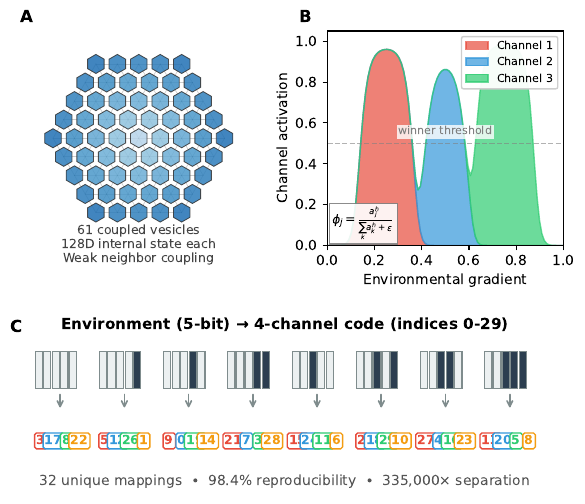

Python code for this plot:
#!/usr/bin/env python3
"""
Figure 1: Code Emergence Architecture
Two-row layout for clarity
"""

import numpy as np
import matplotlib.pyplot as plt
from matplotlib.patches import RegularPolygon
import matplotlib.gridspec as gridspec

plt.rcParams['font.family'] = 'sans-serif'
plt.rcParams['font.size'] = 10
plt.rcParams['axes.linewidth'] = 1.0

fig = plt.figure(figsize=(7, 6))
gs = gridspec.GridSpec(2, 2, height_ratios=[1.2, 1], wspace=0.3, hspace=0.35)

# =============================================================================
# Panel A: Hexagonal vesicle array (top-left, larger)
# =============================================================================
ax1 = fig.add_subplot(gs[0, 0])

def hex_grid(n_rings):
    coords = [(0, 0)]
    for ring in range(1, n_rings + 1):
        for i in range(6):
            angle = i * np.pi / 3
            for j in range(ring):
                x = ring * np.cos(angle) - j * np.cos(angle + np.pi/3)
                y = ring * np.sin(angle) - j * np.sin(angle + np.pi/3)
                coords.append((x * 0.9, y * 0.9))
    return np.array(coords)

coords = hex_grid(4)  # 61 vesicles

# Draw coupling lines first (behind vesicles)
for i, (x1, y1) in enumerate(coords):
    for j, (x2, y2) in enumerate(coords):
        if i < j:
            dist = np.sqrt((x2-x1)**2 + (y2-y1)**2)
            if dist < 1.2:
                ax1.plot([x1, x2], [y1, y2], 'k-', alpha=0.2, linewidth=0.5, zorder=1)

# Draw vesicles
for i, (x, y) in enumerate(coords):
    dist = np.sqrt(x**2 + y**2)
    color = plt.cm.Blues(0.3 + 0.5 * dist / 4)
    hex_patch = RegularPolygon((x, y), numVertices=6, radius=0.4,
                                facecolor=color, edgecolor='#333333',
                                linewidth=0.6, alpha=0.85, zorder=2)
    ax1.add_patch(hex_patch)

ax1.set_xlim(-4.5, 4.5)
ax1.set_ylim(-4.5, 4.5)
ax1.set_aspect('equal')
ax1.axis('off')
ax1.set_title('A', fontsize=12, fontweight='bold', loc='left', x=-0.05)
ax1.text(0, -5.2, '61 coupled vesicles\n128D internal state each\nWeak neighbor coupling',
         ha='center', fontsize=9, color='#444444')

# =============================================================================
# Panel B: Substrate competition (top-right)
# =============================================================================
ax2 = fig.add_subplot(gs[0, 1])

x = np.linspace(0, 1, 100)

# Raw activations
a1_raw = np.exp(-((x - 0.25)**2) / 0.015) * 0.7
a2_raw = np.exp(-((x - 0.50)**2) / 0.015) * 0.5
a3_raw = np.exp(-((x - 0.75)**2) / 0.015) * 0.85

# After competition
h = 4
epsilon = 0.01
total = a1_raw**h + a2_raw**h + a3_raw**h + epsilon
a1_comp = a1_raw**h / total
a2_comp = a2_raw**h / total
a3_comp = a3_raw**h / total

ax2.fill_between(x, 0, a1_comp, alpha=0.7, color='#e74c3c', label='Channel 1')
ax2.fill_between(x, a1_comp, a1_comp + a2_comp, alpha=0.7, color='#3498db', label='Channel 2')
ax2.fill_between(x, a1_comp + a2_comp, a1_comp + a2_comp + a3_comp, alpha=0.7, color='#2ecc71', label='Channel 3')

ax2.axhline(y=0.5, color='gray', linestyle='--', linewidth=1, alpha=0.6)
ax2.text(0.5, 0.53, 'winner threshold', fontsize=8, color='gray', ha='center', va='bottom',
         bbox=dict(facecolor='white', edgecolor='none', alpha=0.8, pad=1))

ax2.set_xlabel('Environmental gradient', fontsize=10)
ax2.set_ylabel('Channel activation', fontsize=10)
ax2.set_xlim(0, 1)
ax2.set_ylim(0, 1.05)
ax2.set_title('B', fontsize=12, fontweight='bold', loc='left', x=-0.12)
ax2.legend(fontsize=8, loc='upper right', framealpha=0.95)

# Equation inside panel
ax2.text(0.02, 0.02, r'$\phi_j = \frac{a_j^h}{\sum_k a_k^h + \epsilon}$',
         transform=ax2.transAxes, fontsize=9, ha='left', va='bottom',
         bbox=dict(facecolor='white', edgecolor='gray', alpha=0.9, pad=2))

# =============================================================================
# Panel C: Input-output mapping (bottom, full width)
# =============================================================================
ax3 = fig.add_subplot(gs[1, :])

n_examples = 8
env_labels = ['00000', '00001', '00010', '00011', '00100', '00101', '00110', '00111']
# Channel indices (0-29) as actual codes - each is a 4-symbol sequence
codes = [[3, 17, 8, 22], [5, 12, 26, 1], [9, 0, 19, 14], [21, 7, 3, 28],
         [15, 24, 11, 6], [2, 18, 29, 10], [27, 4, 16, 23], [13, 20, 5, 8]]

for i, (env, code) in enumerate(zip(env_labels, codes)):
    x_start = i * 0.9
    y = 0.5

    # Environment bits
    for j, bit in enumerate(env):
        color = '#2c3e50' if bit == '1' else '#ecf0f1'
        rect = plt.Rectangle((x_start + j*0.12, y + 0.1), 0.1, 0.25,
                              facecolor=color, edgecolor='#7f8c8d', linewidth=0.8)
        ax3.add_patch(rect)

    # Arrow
    ax3.annotate('', xy=(x_start + 0.35, y - 0.05), xytext=(x_start + 0.35, y + 0.08),
                 arrowprops=dict(arrowstyle='->', color='#7f8c8d', lw=1.2))

    # Code symbols (channel indices)
    colors = ['#e74c3c', '#3498db', '#2ecc71', '#f39c12']
    for j, (chan, col) in enumerate(zip(code, colors)):
        ax3.text(x_start + 0.08 + j*0.18, y - 0.25, str(chan), fontsize=9, fontweight='bold',
                 color=col, ha='center', va='center',
                 bbox=dict(boxstyle='round,pad=0.15', facecolor='white',
                          edgecolor=col, linewidth=1))

ax3.set_xlim(-0.2, 7.4)
ax3.set_ylim(-0.1, 1.1)
ax3.axis('off')
ax3.set_title('C', fontsize=12, fontweight='bold', loc='left', x=-0.02, y=0.85)

# Labels
ax3.text(3.5, 1.0, 'Environment (5-bit) → 4-channel code (indices 0-29)', fontsize=11, ha='center', fontweight='bold')
ax3.text(3.5, -0.05, '32 unique mappings  •  98.4% reproducibility  •  335,000× separation',
         fontsize=10, ha='center', color='#555555')

plt.savefig('fig1_architecture.pdf', dpi=300, bbox_inches='tight')
plt.savefig('fig1_architecture.png', dpi=300, bbox_inches='tight')
print("Saved fig1_architecture.pdf/png")
